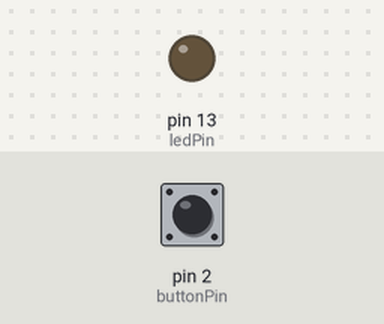
This sketch was run on a simulated Arduino Uno, built with avr-gcc and run on an emulated ATmega328P. Shown: output pins drawn as LEDs (lit = HIGH). The test bench sets the inputs (shaded band); at power-on: pin 2 (buttonPin) HIGH.

Above: at 1.8 s.
1.9 s: pin 2 (buttonPin) pulled LOW for 0.6 s
At 2.4 s:
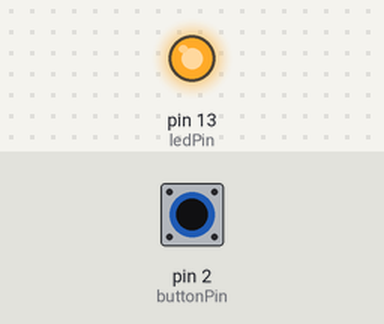
4.0 s: pin 2 (buttonPin) pulled LOW for 3.2 s
At 8.0 s:
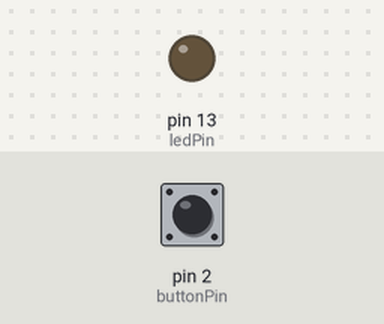
Timing chart, 0 to 9.5 s (numbered marks = the images above; inputs shaded):
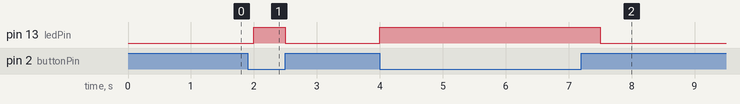

Measured:
- after the input at 1.9 s, pin 13 (ledPin): LOW → HIGH after 0.10 s, → LOW 0.50 s later
- after the input at 4.0 s, pin 13 (ledPin): LOW → HIGH at once, → LOW 3.5 s later

The sketch:

pullup.ino
```cpp
const int ledPin=13;
const int buttonPin=2;

int buttonState =0;


void setup() {

  pinMode(ledPin, OUTPUT);
  pinMode(buttonPin, INPUT_PULLUP);
}

void loop() {
  buttonState = digitalRead(buttonPin);
  if(buttonState == HIGH){
   digitalWrite(ledPin, LOW);
  delay(500);
  } else {

    digitalWrite(ledPin, HIGH);
    delay(500);
  }


//  digitalWrite(ledPin, HIGH);
//  delay(500);

// digitalWrite(ledPin, LOW);
//  delay(500);
}
```
